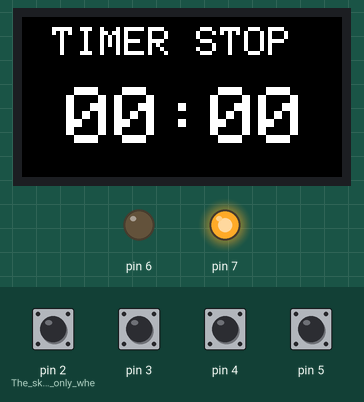
The sketch below on a simulated Arduino Uno, built with avr-gcc and run on an emulated ATmega328P. Shown: 160×80 colour display, output pins drawn as LEDs (lit = HIGH). The inputs (shaded band) are chosen by the test bench; at power-on: pin 2 (The_sketch_works_only_whe), pin 3–5 HIGH.

Above: at 1.4 s.
1.5 s: pin 2 (The_sketch_works_only_whe) pulled LOW for 0.15 s
At 2.0 s:
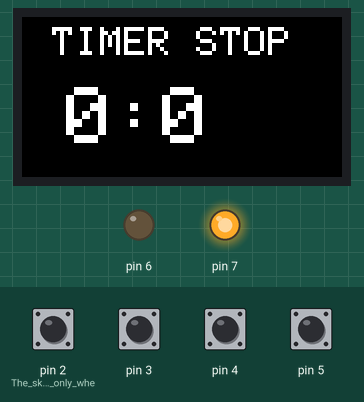
3.1 s: pin 3 pulled LOW for 0.15 s
At 4.3 s:
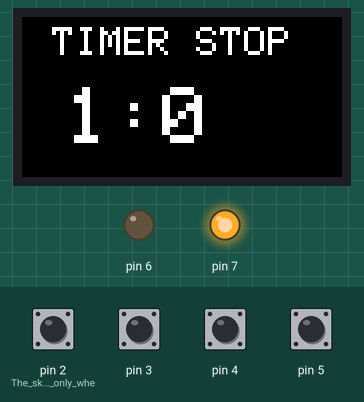
4.7 s: pin 4 pulled LOW for 0.15 s
At 5.5 s:
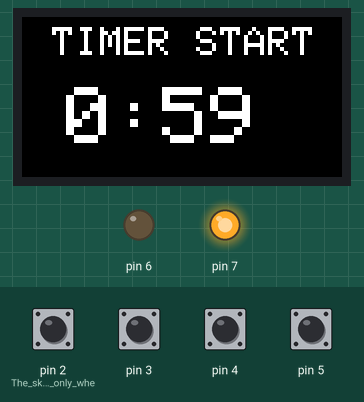
7.8 s: pin 4 pulled LOW for 1 s
At 9.1 s:
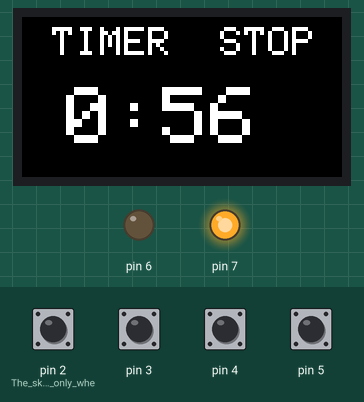
10.3 s: pin 2 (The_sketch_works_only_whe) pulled LOW for 1 s
At 11.1 s:
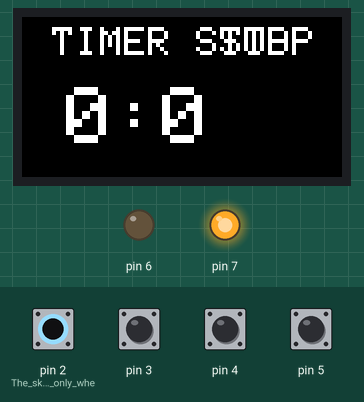
12.8 s: pin 3 pulled LOW for 1 s
At 14.2 s:
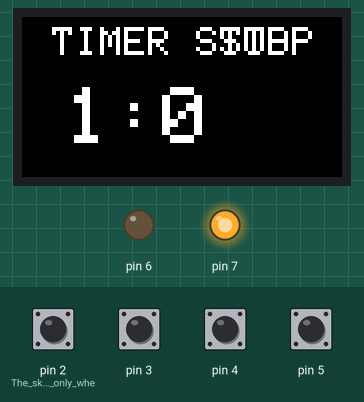
Timing chart, 0 to 15.8 s (numbered marks = the images above; inputs shaded):
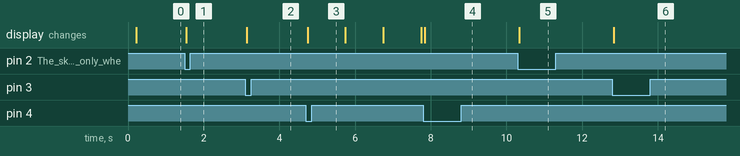

The sketch:

RPI-pico_LCD0.96_timer_INO.ino
```cpp
#include <Adafruit_GFX.h>     // Core graphics library
#include <Adafruit_ST7735.h>  // Hardware-specific library for ST7735
#include <SPI.h>              // Arduino SPI library#include <Adafruit_GFX.h>    // Core graphics library

#define TFT_CS 9    // define chip select pin
#define TFT_DC 8    // define data/command pin
#define TFT_RST 12  // define reset pin, or set to -1 and connect to Arduino RESET pin
#define TFT_MOSI 11
#define TFT_SCLK 10
#define TFT_BL 25
Adafruit_ST7735 tft = Adafruit_ST7735(TFT_CS, TFT_DC, TFT_MOSI, TFT_SCLK, TFT_RST);

boolean button1WasUp = true;  // переменные для считывания нажатий кнопок
boolean button2WasUp = true;
boolean button3WasUp = true;
boolean button4WasUp = true;

byte w = 0;
uint8_t ButtonDebounce = 30;

int SEC = 0;  // переменные для отсчета минут и секунд
int MIN = 0;
unsigned long timer;

void setup() {
  tft.setSPISpeed(40000000);
  tft.initR(INITR_MINI160x80);
  tft.setRotation(3);
  tft.invertDisplay(true);
  tft.fillScreen(ST77XX_BLACK);
  tft.setTextColor(ST77XX_WHITE);
  tft.fillRoundRect(0, 0, 100, 40, 0, ST77XX_BLACK);
  tft.setCursor(15, 5);
  tft.setTextSize(2);
  tft.print("TIMER STOP");
  tft.setCursor(22, 35);
  tft.setTextSize(4);
  tft.print("00");
  tft.print(":");
  tft.print("00");


  pinMode(2, INPUT_PULLUP);  //The sketch works only when pinmodes are after the tft init... подключаем тактовые кнопки
  pinMode(3, INPUT_PULLUP);
  pinMode(4, INPUT_PULLUP);
  pinMode(5, INPUT_PULLUP);

  pinMode(6, OUTPUT);  // подключаем светодиод и зуммер
  pinMode(7, OUTPUT);
  digitalWrite(7, HIGH);
}

void loop() {
  boolean button1IsUp = digitalRead(2);  // узнаем текущее состояние кнопок
  boolean button2IsUp = digitalRead(3);
  boolean button3IsUp = digitalRead(4);
  boolean button4IsUp = digitalRead(5);

  // при нажатии на первую кнопку вычитаем минуту и выводим на дисплей
  if (button1WasUp && !button1IsUp) {
    delay(ButtonDebounce);
    button1IsUp = digitalRead(2);
    if (!button1IsUp) {
      MIN = MIN - 1;
      SEC = 0;
      if (MIN < 0) { MIN = 0; }
      // tft.fillRoundRect(0, 0, 100, 40, 0, ST77XX_BLACK);
      tft.setTextSize(2);
      tft.setCursor(15, 5);
      tft.print("TIMER STOP");
      tft.setTextSize(4);
      tft.fillRoundRect(20, 34, 160, 80, 0, ST77XX_BLACK);
      tft.setCursor(22, 35);
      tft.print(MIN);
      tft.print(":");
      tft.print(SEC);
    }
  }
  button1WasUp = button1IsUp;  // запоминаем состояние кнопки 1

  // при нажатии на вторую кнопку прибавляем минуту и выводим на дисплей
  if (button2WasUp && !button2IsUp) {
    delay(ButtonDebounce);
    button2IsUp = digitalRead(3);
    if (!button2IsUp) {
      MIN = MIN + 1;
      SEC = 0;
      // tft.fillRoundRect(0, 0, 100, 40, 0, ST77XX_BLACK);
      tft.setTextSize(2);
      tft.setCursor(15, 5);
      tft.print("TIMER STOP");
      tft.setTextSize(4);
      tft.fillRoundRect(20, 34, 160, 80, 0, ST77XX_BLACK);
      tft.setCursor(22, 35);
      tft.print(MIN);
      tft.print(":");
      tft.print(SEC);
    }
  }
  button2WasUp = button2IsUp;  // запоминаем состояние кнопки 2

  // при нажатии на третью кнопку выключаем светодиод и переходим в цикл while
  if (button3WasUp && !button3IsUp && MIN > 0) {
    delay(ButtonDebounce);
    button3IsUp = digitalRead(6);
    tft.fillRoundRect(0, 0, 160, 32, 0, ST77XX_BLACK);
    if (!button3IsUp) {
      if (SEC == 0) {
        SEC = 60;
        MIN = MIN - 1;
      }
      if (MIN < 0) { MIN = 0; }
      digitalWrite(6, LOW);
      w = 1;
    }
  }
  button3WasUp = button3IsUp;  // запоминаем состояние кнопки 3

  // при нажатии на четвертую кнопку обнуляем счетчик и включаем светодиод
  if (button4WasUp && !button4IsUp) {
    delay(ButtonDebounce);
    button4IsUp = digitalRead(5);
    if (!button4IsUp) {
      MIN = 0;
      SEC = 0;
      tft.fillRoundRect(0, 0, 160, 32, 0, ST77XX_BLACK);
      tft.setTextSize(2);
      tft.setCursor(15, 5);
      tft.print("TIMER STOP");
      tft.setTextSize(4);
      tft.fillRoundRect(20, 34, 160, 80, 0, ST77XX_BLACK);
      tft.setCursor(22, 35);
      tft.print(MIN);
      tft.print(":");
      tft.print(SEC);
    }
  }
  button4WasUp = button4IsUp;  // запоминаем состояние кнопки 4

  while (w == 1) {
    // если прошло 1000 мс - вычитаем одну секунду от переменной SEC
    if (millis() - timer > 1000) {
      timer = millis();
      SEC = SEC - 1;

      // если отсчет закончился - включаем сигнал и выходим из цикла
      if (SEC == 0 && MIN == 0) {
        tft.fillRoundRect(0, 0, 100, 40, 0, ST77XX_BLACK);
        tft.setTextSize(2);
        tft.fillRoundRect(0, 0, 160, 32, 0, ST77XX_BLACK);
        tft.setCursor(15, 5);
        tft.print("TIMER STOP");
        tft.setTextSize(4);
        tft.fillRoundRect(20, 34, 160, 80, 0, ST77XX_BLACK);
        tft.setCursor(22, 35);
        tft.print(MIN);
        tft.print(":");
        tft.print(SEC);
        digitalWrite(6, HIGH);
        tone(12, 100, 200);
        delay(500);
        noTone(12);
        w = 0;
      }

      // если секунды дошли до нуля - вычитаем одну минуту
      if (SEC == 0) {
        SEC = 59;
        MIN = MIN - 1;
        if (MIN < 0) { MIN = 0; }
      }

      // если из цикла while еще не вышли - выводим информацию на дисплей
      if (w == 1) {
        // tft.fillRoundRect(0, 0, 100, 40, 0, ST77XX_BLACK);
        tft.setTextSize(2);
        tft.setCursor(15, 5);
        tft.print("TIMER START");
        tft.setTextSize(4);
        tft.fillRoundRect(20, 34, 160, 80, 0, ST77XX_BLACK);
        tft.setCursor(22, 35);
        tft.print(MIN);
        tft.print(":");
        tft.print(SEC);
      }
    }

    // если была нажата третья кнопка, выходим из цикла без обнуления счетчика
    boolean button3IsUp = digitalRead(4);
    if (button3WasUp && !button3IsUp) {
      delay(ButtonDebounce);
      button3IsUp = digitalRead(4);
      if (!button3IsUp) {
        tft.fillRoundRect(0, 0, 160, 32, 0, ST77XX_BLACK);
        tft.setCursor(15, 5);
        tft.setTextSize(2);
        tft.print("TIMER  STOP");
        w = 0;
      }
    }
    button3WasUp = button3IsUp;  // запоминаем состояние кнопки 3
  }
}
```

Measured:
- after the input at 1.5 s, the display: changes at once (image 1)
- after the input at 3.1 s, the display: changes at once (image 2)
- after the input at 4.7 s, the display: changes at once (image 3)
- after the input at 10.3 s, the display: changes at once (image 5)
- after the input at 12.8 s, the display: changes at once (image 6)
